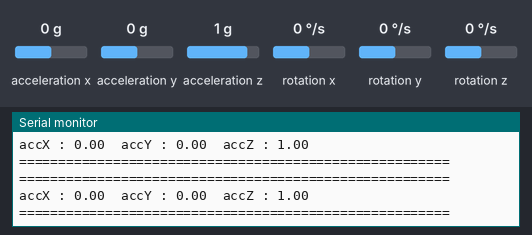
Bench run of a sketch on a simulated Arduino Uno, built with avr-gcc and run on an emulated ATmega328P. Parts: the last lines printed to the serial monitor. The inputs (shaded band) are chosen by the test bench; at power-on: acceleration x 0 g, acceleration y 0 g, acceleration z 1 g, rotation x 0 °/s, rotation y 0 °/s, rotation z 0 °/s.

Above: at 4.2 s.
4.3 s: acceleration x set to -1.4 g
At 5.7 s:
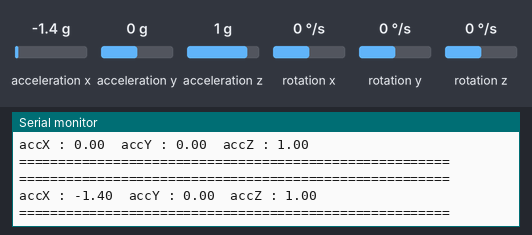
5.8 s: acceleration y set to -1.4 g
At 6.9 s:
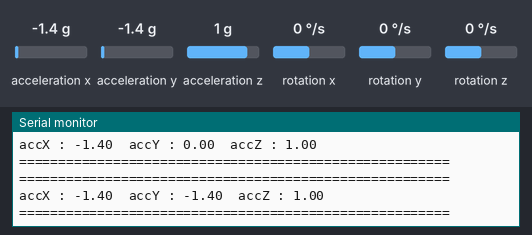
7.3 s: acceleration z set to -1.4 g
At 8.3 s:
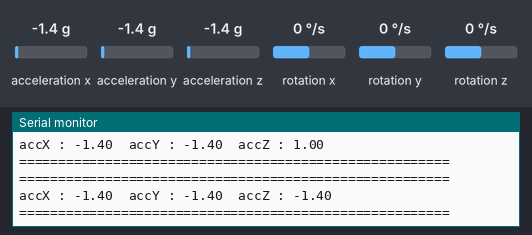
8.8 s: acceleration x set to 0 g
At 10.5 s:
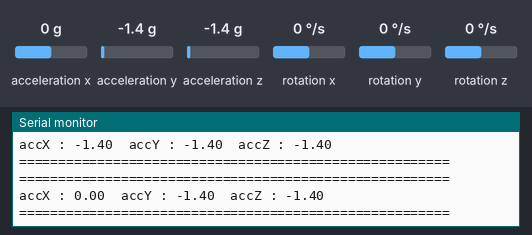

The sketch:

GY-521.ino
```cpp
#include <MPU6050_tockn.h>
#include <Wire.h>

MPU6050 mpu6050(Wire);

long timer = 0;

void setup() {
  Serial.begin(9600);
  Wire.begin();
  mpu6050.begin();
  mpu6050.calcGyroOffsets(true);
}

void loop() {
  mpu6050.update();

  if(millis() - timer > 1000){

    Serial.println("=======================================================");
    //Serial.print("temp : ");Serial.println(mpu6050.getTemp());

   ////////////////////// gia toc trong truong
    Serial.print("accX : ");Serial.print(mpu6050.getAccX());
    Serial.print("\taccY : ");Serial.print(mpu6050.getAccY());
    Serial.print("\taccZ : ");Serial.println(mpu6050.getAccZ());
  //////////////////

  ////////////////////van toc goc //////////////////////////
//    Serial.print("gyroX : ");Serial.print(mpu6050.getGyroX());
//    Serial.print("\tgyroY : ");Serial.print(mpu6050.getGyroY());
//    Serial.print("\tgyroZ : ");Serial.println(mpu6050.getGyroZ());
//  ///////////////////////

//////////////////////////goc so với các phương ngang , dọc (x,y);
//    Serial.print("accAngleX : ");Serial.print(mpu6050.getAccAngleX());
//    Serial.print("\taccAngleY : ");Serial.println(mpu6050.getAccAngleY());


///////  con quay hoi chuyen tinh goc  theo trục ox, oy , oz s
//    Serial.print("gyroAngleX : ");Serial.print(mpu6050.getGyroAngleX());
//    Serial.print("\tgyroAngleY : ");Serial.print(mpu6050.getGyroAngleY());
//    Serial.print("\tgyroAngleZ : ");Serial.println(mpu6050.getGyroAngleZ());
//

//    Serial.print("angleX : ");Serial.print(mpu6050.getAngleX());
//    Serial.print("\tangleY : ");Serial.print(mpu6050.getAngleY());
//    Serial.print("\tangleZ : ");Serial.println(mpu6050.getAngleZ());
    Serial.println("=======================================================\n");
    timer = millis();

  }

}
```

Measured:
- after the input at 4.3 s, the serial monitor: prints a new line after 0.95 s (image 1)
- after the input at 5.8 s, the serial monitor: prints a new line after 0.54 s (image 2)
- after the input at 7.3 s, the serial monitor: prints a new line after 0.13 s (image 3)
- after the input at 8.8 s, the serial monitor: prints a new line after 0.82 s (image 4)
